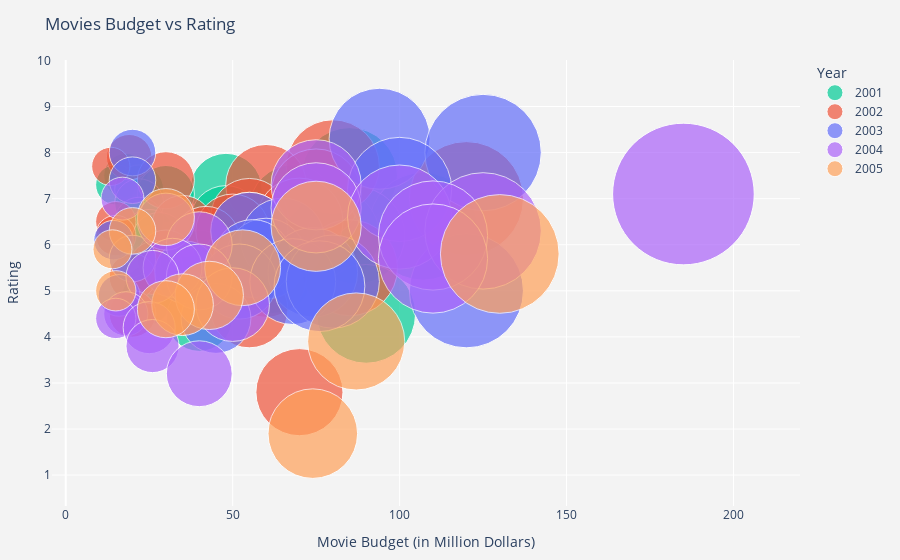

Notebook cell for this chart:
### Code cell
p = PlotlyJS.plot(sorted_df, x=:Budget, y=:Rating, color=:Year , mode="markers",
    text=sub_df -> make_hover_text.(DataFrames.eachrow(sorted_df)),
    marker=attr(size=:Budget, sizeref=2*maximum(sorted_df.Rating) / (30^2), sizemode="area"),
    Layout(title="Movies Budget vs Rating", xaxis=attr(title_text="Movie Budget (in Million Dollars)",
            gridcolor="white"), axis=attr(title_text="Rating", gridcolor="white"),
        paper_bgcolor="rgb(243, 243, 243)", plot_bgcolor="rgb(243, 243, 243)",
    ))
